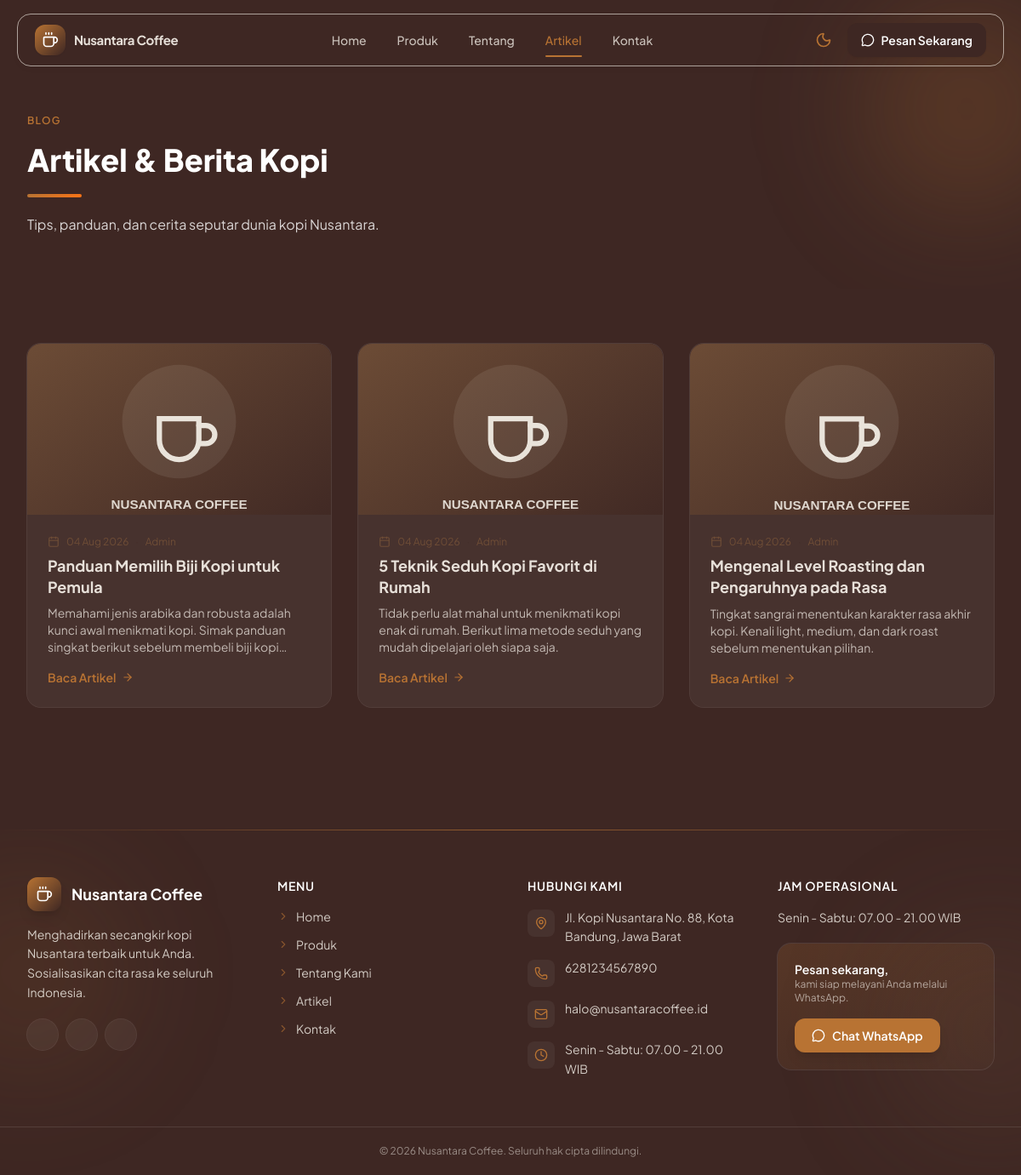
The page /index.php?page=artikel on the database its author committed.
### tables this page shows
CREATE TABLE `artikel` (
  `id` INT UNSIGNED AUTO_INCREMENT PRIMARY KEY,
  `judul` VARCHAR(200) NOT NULL,
  `slug` VARCHAR(220) NOT NULL UNIQUE,
  `gambar` VARCHAR(255) DEFAULT NULL,
  `ringkasan` VARCHAR(400) DEFAULT NULL,
  `isi` LONGTEXT NOT NULL,
  `penulis` VARCHAR(100) DEFAULT 'Admin',
  `created_at` TIMESTAMP DEFAULT CURRENT_TIMESTAMP
);

### index.php (called while the page is built, shortened)
<?php
require_once __DIR__ . '/includes/functions.php';
$page = get('page', 'home');
$allowed = [
    'home'          => 'pages/home.php',
    'produk'        => 'pages/produk.php',
    'detail'        => 'pages/detail-produk.php',
    'tentang'       => 'pages/tentang.php',
    'artikel'       => 'pages/artikel.php',
    'detail-artikel'=> 'pages/detail-artikel.php',
    'kontak'        => 'pages/kontak.php',
];
$pageFile = $allowed[$page];
require_once __DIR__ . '/includes/head.php';
require_once __DIR__ . '/includes/navbar.php';
require_once __DIR__ . '/' . $pageFile;
require_once __DIR__ . '/includes/footer.php';

### config/database.php (called while the page is built, shortened)
<?php
function db(): PDO {
    static $pdo = null;
    if ($pdo === null) {
        $dsn = 'mysql:host=' . DB_HOST . ';port=' . DB_PORT . ';dbname=' . DB_NAME . ';charset=utf8mb4';
        $options = [
            PDO::ATTR_ERRMODE            => PDO::ERRMODE_EXCEPTION,
            PDO::ATTR_DEFAULT_FETCH_MODE => PDO::FETCH_ASSOC,
            PDO::ATTR_EMULATE_PREPARES   => false,
        ];
        try {
            $pdo = new PDO($dsn, DB_USER, DB_PASS, $options);
        } catch (PDOException $e) {
            die('Koneksi database gagal: ' . htmlspecialchars($e->getMessage()));
        }
    }
    return $pdo;
}

### includes/functions.php (called while the page is built, shortened)
<?php
require_once __DIR__ . '/../config/database.php';
function e(?string $value): string {
    return htmlspecialchars((string)$value, ENT_QUOTES, 'UTF-8');
}
function get(string $key, $default = '') {
    return isset($_GET[$key]) ? trim((string)$_GET[$key]) : $default;
}
function format_date(?string $date, string $format = 'd M Y'): string {
    return $date ? date($format, strtotime($date)) : '-';
}
function excerpt(?string $text, int $limit = 120): string {
    $text = strip_tags(trim((string)$text));
    if (mb_strlen($text) <= $limit) return $text;
    return mb_substr($text, 0, $limit) . 'â€¦';
}
function url(string $path = ''): string {
    return BASE_URL . '/' . ltrim($path, '/');
}
function asset(string $path): string {
    return url($path);
}

### pages/artikel.php (the view, shortened to what this page needs)
<?php
$pageN = max(1, (int)get('hal', 1));
$perPage = 6;
$offset = ($pageN - 1) * $perPage;
$artikels = db()->query(
    "SELECT * FROM artikel ORDER BY created_at DESC LIMIT $perPage OFFSET $offset"
)->fetchAll();
?>
<section class="relative overflow-hidden bg-espresso pb-16 pt-32 text-white">
    <div class="pointer-events-none absolute -right-16 top-0 h-64 w-64 rounded-full bg-copper/20 blur-3xl"></div>
    <div class="relative mx-auto max-w-7xl px-4 sm:px-6 lg:px-8">
        <span class="inline-flex items-center gap-2 text-xs font-semibold uppercase tracking-widest text-copper" data-aos="fade-up">Blog</span>
        <h1 class="mt-4 text-4xl font-extrabold" data-aos="fade-up" data-aos-delay="100">Artikel & Berita Kopi</h1>
        <span class="mt-5 block h-1 w-16 rounded-full bg-gradient-to-r from-copper to-orange-500"></span>
        <p class="mt-5 max-w-xl text-white/80" data-aos="fade-up" data-aos-delay="150">Tips, panduan, dan cerita seputar dunia kopi Nusantara.</p>
    </div>
</section>
<section class="py-16">
    <div class="mx-auto max-w-7xl px-4 sm:px-6 lg:px-8">
        <?php if (count($artikels) > 0): ?>
            <div class="grid gap-8 md:grid-cols-2 lg:grid-cols-3">
<?php foreach ($artikels as $a): ?>
                <a href="<?= url('index.php?page=detail-artikel&id=' . (int)$a['id']) ?>" class="group flex flex-col overflow-hidden rounded-2xl bg-white shadow-soft transition-all duration-300 hover:-translate-y-1.5 hover:shadow-xl dark:bg-white/5 dark:shadow-none dark:ring-1 dark:ring-white/10" data-aos="fade-up">
                    <div class="product-img-wrap aspect-[16/9] bg-cream dark:bg-espresso">
                        <img src="<?= e(asset($a['gambar'] ?: 'assets/img/placeholder-coffee.svg')) ?>" loading="lazy" alt="<?= e($a['judul']) ?>" class="h-full w-full object-cover transition-transform duration-500 group-hover:scale-110">
                    </div>
                    <div class="flex flex-1 flex-col p-6">
                        <p class="flex items-center gap-2 text-xs text-coffee">
                            <i data-lucide="calendar" class="h-3.5 w-3.5"></i> <?= e(format_date($a['created_at'])) ?>
                            <span class="text-espresso/30">·</span> <?= e($a['penulis']) ?>
                        </p>
                        <h3 class="mt-2 line-clamp-2 text-lg font-bold leading-snug transition-colors group-hover:text-copper"><?= e($a['judul']) ?></h3>
                        <p class="mt-2 line-clamp-3 text-sm text-espresso/70 dark:text-cream/70"><?= e(excerpt($a['ringkasan'], 130)) ?></p>
                        <span class="mt-4 inline-flex items-center gap-1.5 text-sm font-semibold text-copper">
                            Baca Artikel <i data-lucide="arrow-right" class="h-3.5 w-3.5 transition-transform duration-300 group-hover:translate-x-1"></i>
                        </span>
                    </div>
                </a>
                <?php endforeach; ?>
            </div>
        <?php endif; ?>
    </div>
</section>

### rows shown on the page
artikel: created_at "04 Aug 2026", penulis "Admin", judul "Panduan Memilih Biji Kopi untuk Pemula", ringkasan "Memahami jenis arabika dan robusta adalah kunci awal menikmati kopi. Simak panduan singkat berikut sebelum membeli biji…"
artikel: created_at "04 Aug 2026", penulis "Admin", judul "5 Teknik Seduh Kopi Favorit di Rumah", ringkasan "Tidak perlu alat mahal untuk menikmati kopi enak di rumah. Berikut lima metode seduh yang mudah dipelajari oleh siapa saja."
artikel: created_at "04 Aug 2026", penulis "Admin", judul "Mengenal Level Roasting dan Pengaruhnya pada Rasa", ringkasan "Tingkat sangrai menentukan karakter rasa akhir kopi. Kenali light, medium, dan dark roast sebelum menentukan pilihan."

### other values the page prints
site('site_name', APP_NAME) "Nusantara Coffee"
$link[0] "Home"
$link[0] "Produk"
$link[0] "Tentang"
$link[0] "Artikel"
$link[0] "Kontak"
site('footer_teks', '') "Menghadirkan secangkir kopi Nusantara terbaik untuk Anda. Sosialisasikan cita rasa ke seluruh Indonesia."
$f[0] "Home"
$f[0] "Produk"
$f[0] "Tentang Kami"
$f[0] "Artikel"
$f[0] "Kontak"
site('alamat', '-') "Jl. Kopi Nusantara No. 88, Kota Bandung, Jawa Barat"
site('wa_number', '-') "6281234567890"
site('email', '-') "halo@nusantaracoffee.id"
